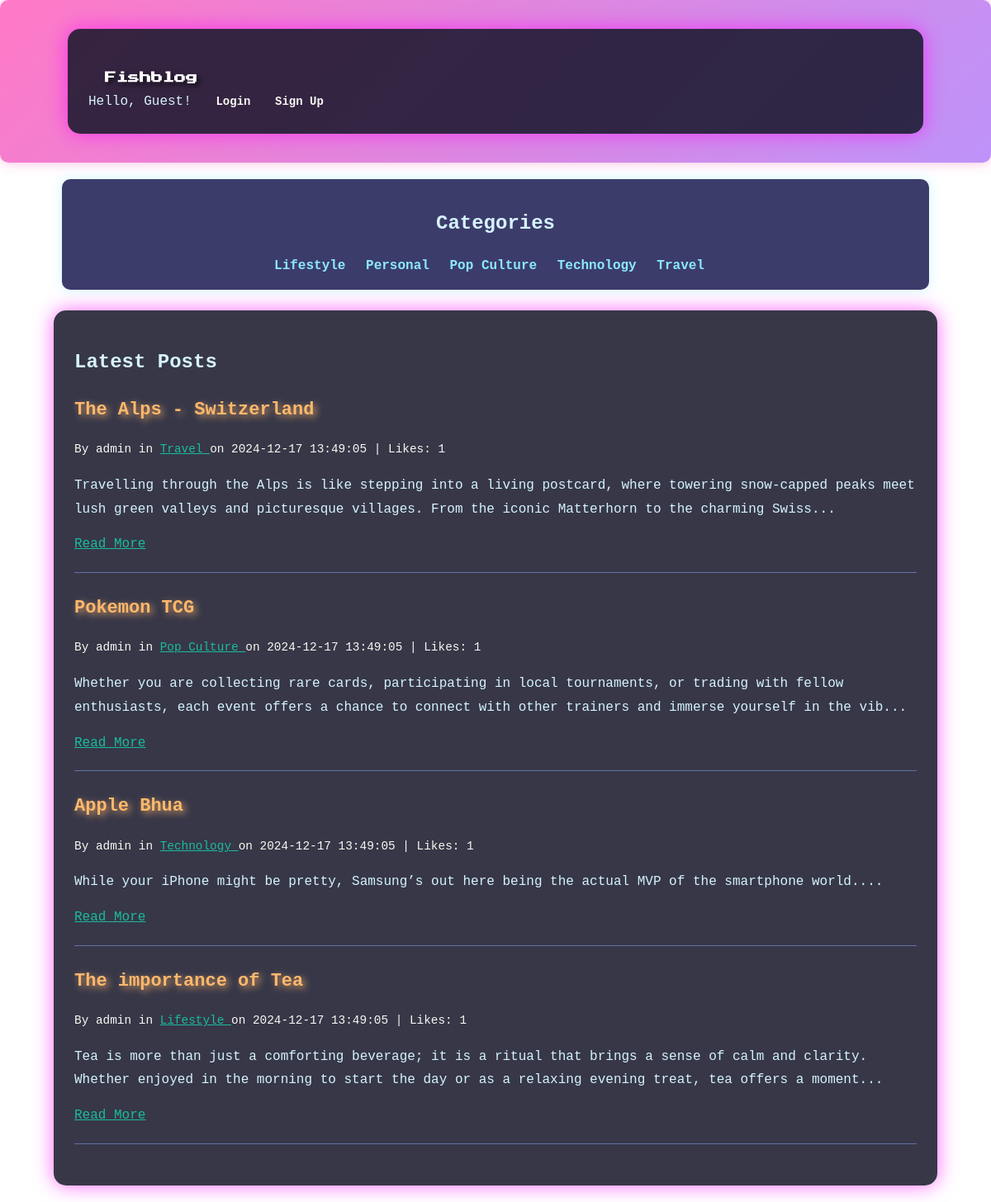
The page /project/homepage.php on the database its author committed.
### tables this page shows
CREATE TABLE Category (
    id INT AUTO_INCREMENT PRIMARY KEY,
    name VARCHAR(50) NOT NULL UNIQUE,
    description TEXT,
    created_at TIMESTAMP DEFAULT CURRENT_TIMESTAMP
);

CREATE TABLE Post (
    id INT AUTO_INCREMENT PRIMARY KEY,
    title VARCHAR(150) NOT NULL,
    content TEXT NOT NULL,
    user_id INT NOT NULL,  
    category_id INT,       
    likes INT DEFAULT 0,  
    created_at TIMESTAMP DEFAULT CURRENT_TIMESTAMP,
    updated_at TIMESTAMP DEFAULT CURRENT_TIMESTAMP ON UPDATE CURRENT_TIMESTAMP,
    
    FOREIGN KEY (user_id) REFERENCES User(id) ON DELETE CASCADE,
    FOREIGN KEY (category_id) REFERENCES Category(id) ON DELETE SET NULL
);

CREATE TABLE User (
    id INT AUTO_INCREMENT PRIMARY KEY,
    username VARCHAR(50) NOT NULL UNIQUE,
    email VARCHAR(100) NOT NULL UNIQUE,
    password VARCHAR(255) NOT NULL,
    is_admin BOOLEAN DEFAULT FALSE,  
    created_at TIMESTAMP DEFAULT CURRENT_TIMESTAMP
);

### project/homepage.php (the view, shortened to what this page needs)
<?php
$servername = "localhost";
$username = "root";
$password = "";
$dbname = "blog";
$conn = new mysqli($servername, $username, $password, $dbname);
$category_sql = "SELECT id, name FROM category ORDER BY name ASC";
$category_result = $conn->query($category_sql);
$post_sql = "SELECT post.id, post.title, post.content, post.created_at, user.username,
            category.id AS category_id, category.name AS category, post.likes
            FROM post
            LEFT JOIN user ON post.user_id = user.id
            LEFT JOIN category ON post.category_id = category.id";
$post_sql .= " ORDER BY post.created_at DESC LIMIT 5";
$post_result = $conn->query($post_sql);
$is_logged_in = isset($_SESSION['user_id']);
$user_name = ($is_logged_in && isset($_SESSION['username'])) ? $_SESSION['username'] : "Guest";
?>
<!DOCTYPE html>
<html lang="en">
<head>
    <link rel="stylesheet" href="styles.css">
</head>
<body>
    <header class="header">
        <div class="container">
            <h1><a href="homepage.php" style="color: white; text-decoration: none;">Fishblog</a></h1>
            <div>
                <div>
                    <?php if ($is_logged_in && $user_name !== "Guest"): ?>
                        <span>Hello, <?php echo htmlspecialchars($user_name); ?>!</span>
                        <a href="profile.php">Profile</a>
                        <a href="logout.php">Logout</a>
                    <?php else: ?>
                        <span>Hello, Guest!</span>
                        <a href="login.php">Login</a>
                        <a href="signup.php">Sign Up</a>
                    <?php endif; ?>
                </div>
            </div>
        </div>
    </header>
    <section class="categories container">
        <h2>Categories</h2>
        <?php if ($category_result->num_rows > 0): ?>
            <?php while ($cat = $category_result->fetch_assoc()): ?>
                <a href="?category_id=<?php echo $cat['id']; ?>">
                    <?php echo htmlspecialchars($cat['name']); ?>
                </a>
            <?php endwhile; ?>
        <?php else: ?>
            <p>No categories found.</p>
        <?php endif; ?>
    </section>
    <section class="container">
        <h2>Latest Posts</h2>
        <?php if ($post_result->num_rows > 0): ?>
            <?php while ($row = $post_result->fetch_assoc()): ?>
                <div class="post">
                    <h2><?php echo htmlspecialchars($row['title']); ?></h2>
                    <small>
                        By <?php echo htmlspecialchars($row['username'] ?? "Unknown Author"); ?>
                        in <a href="?category_id=<?php echo $row['category_id']; ?>" style="color: #1abc9c;">
                            <?php echo htmlspecialchars($row['category'] ?? "Uncategorized"); ?>
                        </a>
                        on <?php echo htmlspecialchars($row['created_at']); ?>
                        | Likes: <?php echo htmlspecialchars($row['likes'] ?? 0); ?>
                    </small>
                    <p><?php echo nl2br(htmlspecialchars(substr($row['content'], 0, 200))); ?>...</p>
                    <a href="post.php?id=<?php echo $row['id']; ?>" style="color: #1abc9c;">Read More</a>
                </div>
            <?php endwhile; ?>
        <?php else: ?>
            <p>No posts available.</p>
        <?php endif; ?>
    </section>
</body>
</html>

### project/styles.css (style rules this page uses)
body { font-family: 'Roboto Mono', monospace; line-height: 1.6; margin: 0; padding: 0; background: url('https://64.media.tumblr.com/d61a959cf42cfbe0869dc4a2c4a58d8f/44622a990e852c6a-65/s1280x1920/831512ad499538fde8f68de4d536a36d1a7e646c.jpg') no-repeat center center fixed; background-size: cover; color: #d5f3fe; }
.container { width: 85%; margin: 20px auto; background: rgba(20, 20, 40, 0.85); padding: 25px; border-radius: 15px; box-shadow: 0px 0px 25px rgba(255, 0, 255, 0.6); }
.header { display: flex; justify-content: space-between; align-items: center; padding: 15px 20px; background: linear-gradient(135deg, #ff79c6, #bd93f9); border-radius: 10px; box-shadow: 0px 0px 15px rgba(255, 121, 198, 0.5); }
.header h1 { margin: 0; font-size: 32px; font-family: 'Press Start 2P', cursive; color: #50fa7b; text-shadow: 3px 3px 6px rgba(0, 0, 0, 0.7); }
.header a { color: #f8f8f2; text-decoration: none; margin-left: 20px; font-size: 14px; font-weight: bold; transition: color 0.3s, text-shadow 0.3s; }
.categories { padding: 15px; background: rgba(50, 50, 100, 0.95); margin-bottom: 25px; border-radius: 10px; text-align: center; box-shadow: 0px 0px 15px rgba(138, 233, 253, 0.4); }
.categories a { color: #8be9fd; text-decoration: none; margin-right: 15px; font-size: 16px; font-weight: bold; transition: color 0.3s, text-shadow 0.3s; }
.post { border-bottom: 1px solid #6272a4; margin-bottom: 25px; padding-bottom: 20px; }
.post h2 { color: #ffb86c; text-shadow: 3px 3px 8px rgba(255, 184, 108, 0.8); font-size: 22px; }
.post small { color: #f8f8f2; font-size: 0.9em; }
.post p { color: #d5f3fe; line-height: 1.8; }

### rows shown on the page
category: name "Lifestyle"
category: name "Personal"
category: name "Pop Culture"
category: name "Technology"
category: name "Travel"
post: title "The Alps - Switzerland", user.username "admin", category.name "Travel", created_at "2024-12-17 13:49:05", likes "1", content "Travelling through the Alps is like stepping into a living postcard, where towering snow-capped peaks meet lush green valleys and picturesque villages. From the iconic Matterhorn to the charming Swiss"
post: title "Pokemon TCG", user.username "admin", category.name "Pop Culture", created_at "2024-12-17 13:49:05", likes "1", content "Whether you are collecting rare cards, participating in local tournaments, or trading with fellow enthusiasts, each event offers a chance to connect with other trainers and immerse yourself in the vib"
post: title "Apple Bhua", user.username "admin", category.name "Technology", created_at "2024-12-17 13:49:05", likes "1", content "While your iPhone might be pretty, Samsung’s out here being the actual MVP of the smartphone world."
post: title "The importance of Tea", user.username "admin", category.name "Lifestyle", created_at "2024-12-17 13:49:05", likes "1", content "Tea is more than just a comforting beverage; it is a ritual that brings a sense of calm and clarity. Whether enjoyed in the morning to start the day or as a relaxing evening treat, tea offers a moment"
